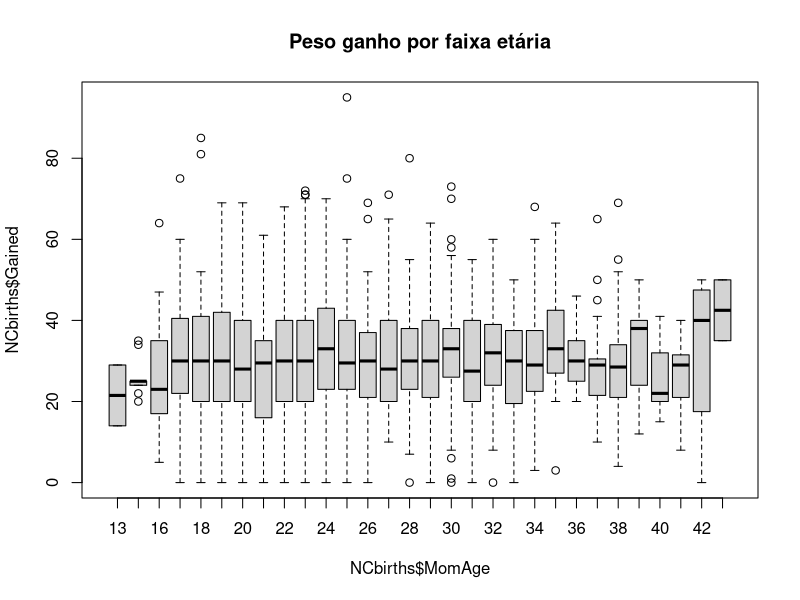
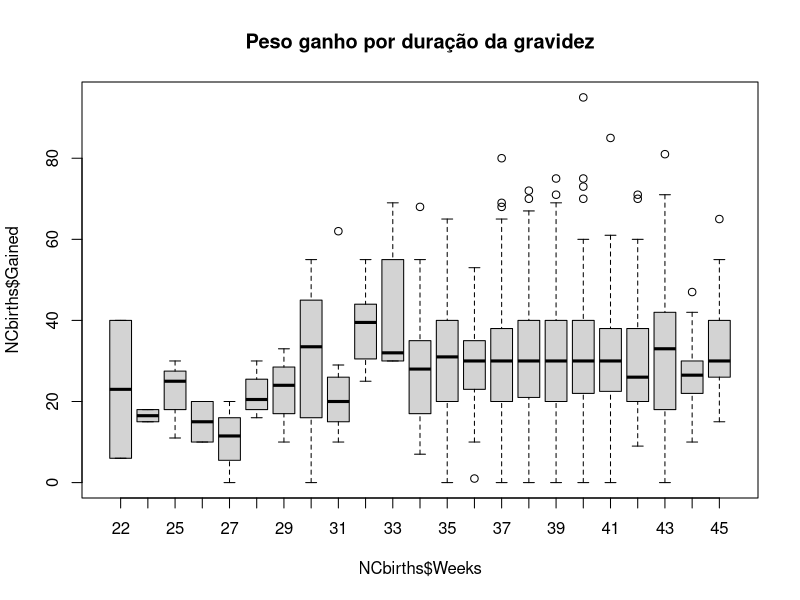
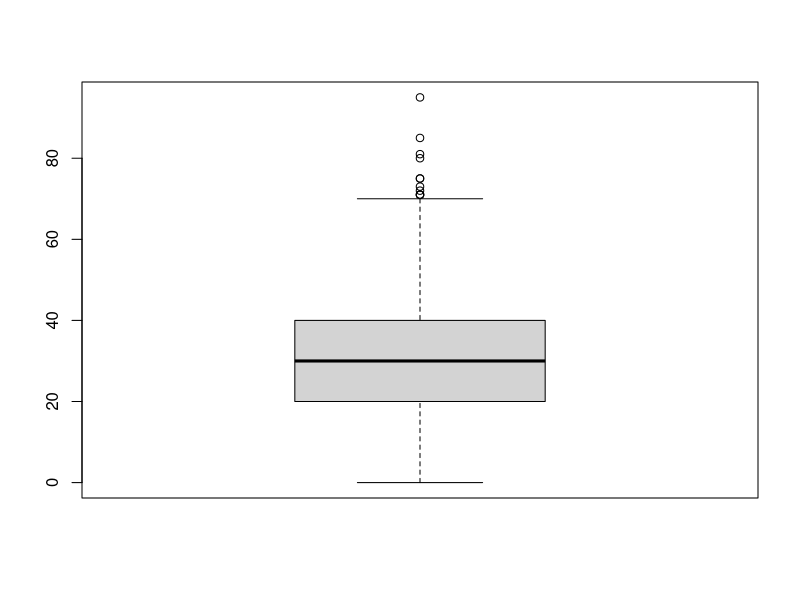
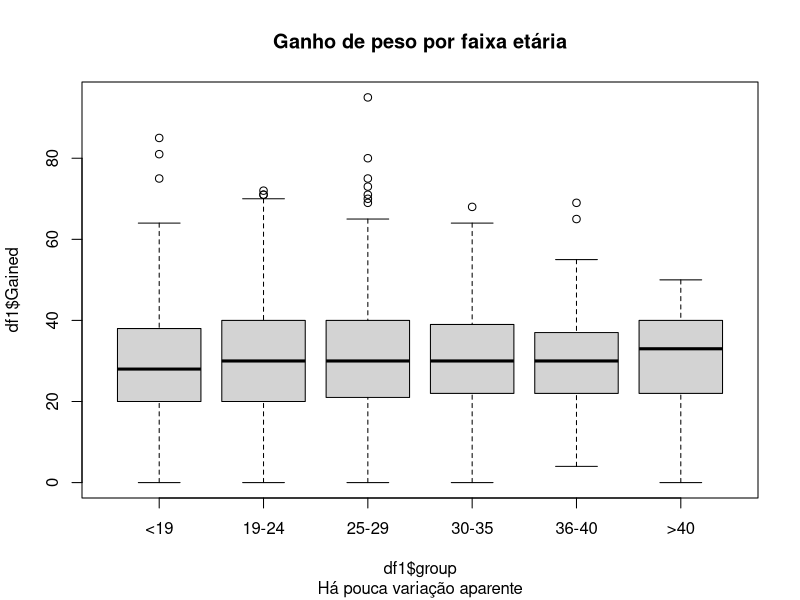
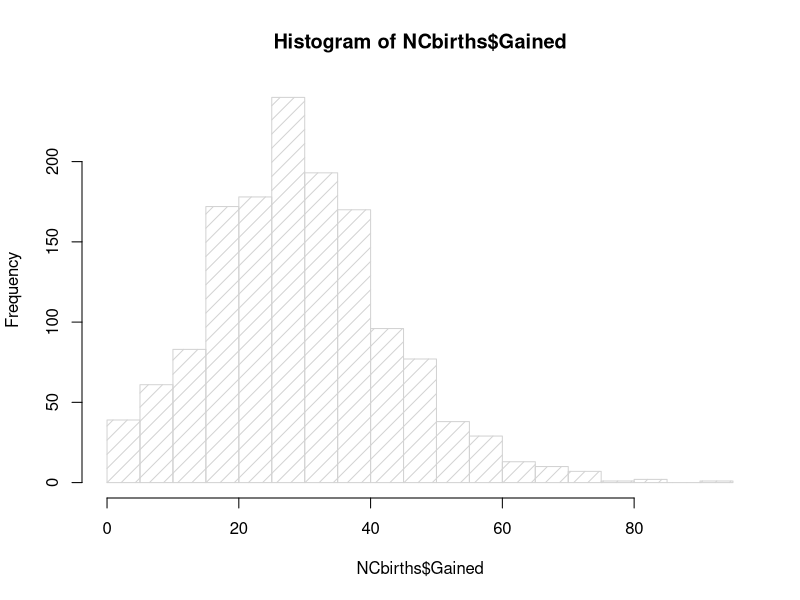
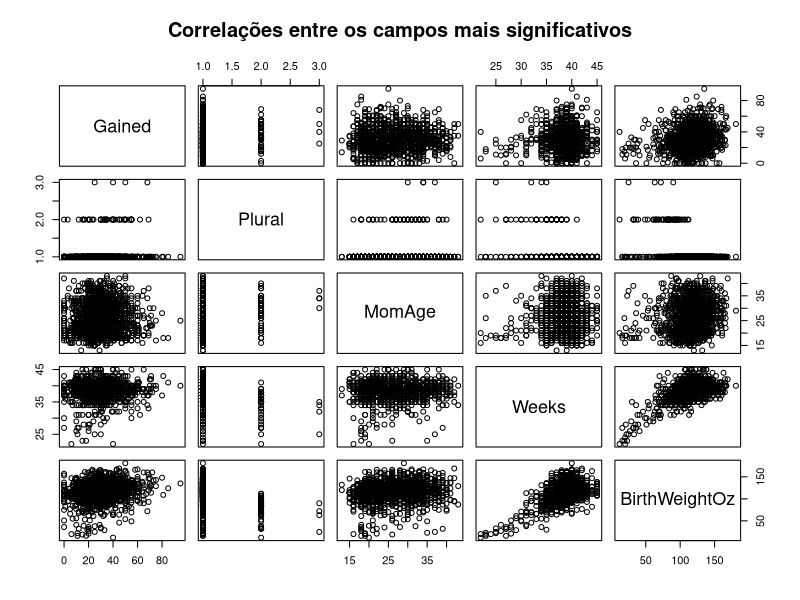
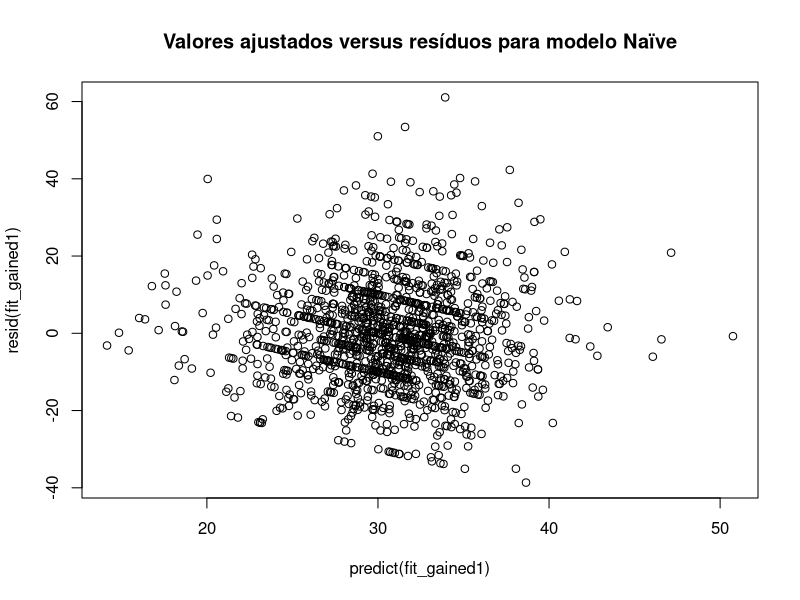
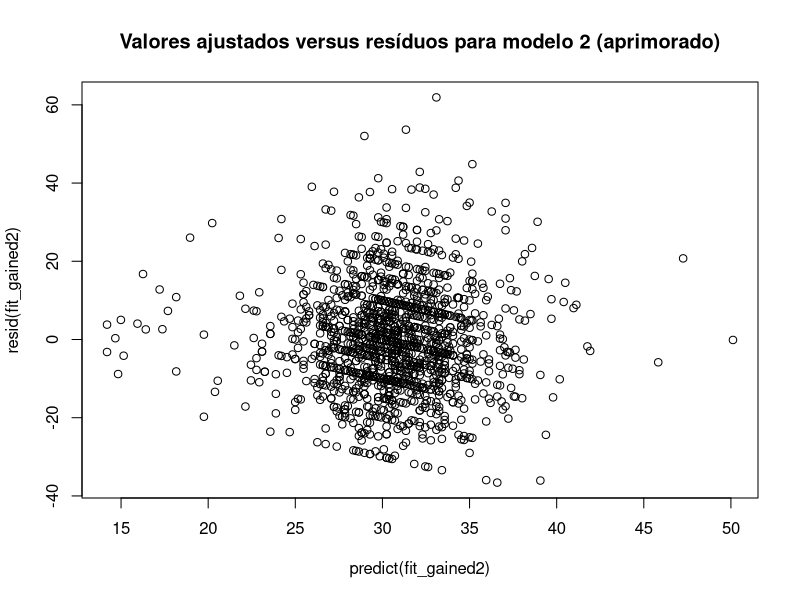

Here is the R script that generated these plots, in order:
## ---- chunk 1
knitr::opts_chunk$set(echo = TRUE)
## ---- chunk 2
# bloco de código - item a
library(readr)
# NCbirths <- read_csv("NCbirths.csv", col_types = cols(Marital = col_factor(levels = c("1", 
#     "2")), Plural = col_factor(levels = c("1", 
#     "2", "3")), Sex = col_factor(levels = c("1", 
#     "2")), Smoke = col_factor(levels = c("1", 
#     "2")), X1 = col_skip()))
# View(NCbirths)

NCbirths = read.csv("NCbirths.csv")
str(NCbirths)
summary(NCbirths)
## ---- chunk 3
boxplot(NCbirths$Gained ~ NCbirths$MomAge, main="Peso ganho por faixa etária")
boxplot(NCbirths$Gained ~ NCbirths$Weeks, main="Peso ganho por duração da gravidez")

# boxplot(NCbirths$Gained ~ NCbirths$MomRace + NCbirths$RaceMom, main='Peso ganho por "Raça"') # Pouco útil sem fatores

## ---- chunk 4
for (race in unique(NCbirths$MomRace)) { print(paste(race, nrow(NCbirths[NCbirths$MomRace == race,])))}


summary(NCbirths[NCbirths$MomRace=="hispanic", c("RaceMom", "HispMom")])
JapasSoQueNao = nrow(NCbirths[NCbirths$RaceMom==5,])  # "Japanese", só que não
print(paste("Registros marcados como mães japonesas: ", JapasSoQueNao))

print("Mães com RaceMom == 5")
summary(NCbirths[NCbirths$RaceMom==5, c("MomRace", "HispMom")])
## ---- chunk 5
# summary(NCbirths[NCbirths$Low == "Y", c("BirthWeightOz", "BirthWeightGm")])
# summary(NCbirths[NCbirths$Low == "N", c("BirthWeightOz", "BirthWeightGm")])

# summary(NCbirths[NCbirths$BirthWeightGm > 2500, c("Low", "BirthWeightOz", "BirthWeightGm")])
nrow(NCbirths[NCbirths$BirthWeightGm > 2500 & NCbirths$Low=='Y', c("Low", "BirthWeightOz", "BirthWeightGm")])  # Deve ser zero
nrow(NCbirths[NCbirths$BirthWeightGm <= 2500 & NCbirths$Low=='N', c("Low", "BirthWeightOz", "BirthWeightGm")])  # Deve ser zero

## ---- chunk 6
col.sums = colSums(is.na(NCbirths))
col.sums[col.sums>0]  # Verificação programática de quais colunas têm NAs

NCbirths<- cbind(NCbirths, somaNulos = rowSums(is.na(NCbirths)))
NCB_NAs = NCbirths[NCbirths$somaNulos > 0,]
NCBnoNAs = NCbirths[complete.cases(NCbirths),]

## ---- chunk 7
# Fatorizar o que der

NCB_noId = function(ncbvar) {
    ncbvar$X <- NULL
    ncbvar$ID <- NULL  
    return(ncbvar)
}


NCB_factorize = function(ncbvar) {
    ncbvar$Plural <- factor(ncbvar$Plural, levels=c(1,2,3), labels=c('Single', 'Twins', 'Triplets'))
    ncbvar$Sex <- factor(ncbvar$Sex, levels=c(1,2), labels=c("M", "F"))
    ncbvar$Marital <- factor(ncbvar$Marital, labels=c("Married", "Not Married"))
    ncbvar$RaceMom <- factor(ncbvar$RaceMom, levels=c(1,2,3,4,5,7,8),  # There's no Hawaiian in this base
                               labels=c(
                                 "White",
                                 "Black",
                                 "AmericanIndian",
                                 "Chinese",
                                 "Hispanic",  # Era "Japanese", mas foi reconsiderado
                                 # "Hawaiian",  # Não foram encontrados registros
                                 "Filipino",
                                 "OtherAsianOrPacific"
                               ))
    # TODO: Check race assignments more thoroughly

    ncbvar$Smoke <- factor(ncbvar$Smoke, labels = c('N', 'Y'))  # Cuidado com os NAs
    ncbvar$HispMom <- factor(ncbvar$HispMom)
    ncbvar$Premie <- factor(ncbvar$Premie, labels=c("N", "Y"))
    ncbvar$Low <- factor(ncbvar$Low, labels=c("N", "Y"))

    return(ncbvar)
}

NCbirths = NCB_noId(NCbirths)
NCbirths = NCB_factorize(NCbirths)

## ---- chunk 8

# boxplot(NCbirths$Gained ~ NCbirths$MomRace + NCbirths$RaceMom, main='Peso ganho por "Raça"') # Pouco útil sem fatores
## ---- chunk 9
# bloco de código - item b

summary(NCbirths$BirthWeightGm/NCbirths$BirthWeightOz)
if (mean(NCbirths$BirthWeightGm/NCbirths$BirthWeightOz)/max(NCbirths$BirthWeightGm/NCbirths$BirthWeightOz) != 1 ) {
  error("Há um erro de conversão entre Oz e g")
} else {
  if (max(NCbirths$BirthWeightGm/NCbirths$BirthWeightOz) == 28.35)  {
    print("Todas as conversões de unidade estão corretas")
  } else {
    print("Embora consistentes, as conversões não estão corretas")
  }
}


## ---- chunk 10
 boxplot(NCbirths$Gained)
df1 = transform(NCbirths, group=cut(MomAge, breaks = c(-Inf, 18, 24, 30, 35, 40, +Inf), labels = c('<19', '19-24', '25-29', '30-35', '36-40', '>40')))
boxplot(df1$Gained ~ df1$group, main="Ganho de peso por faixa etária", sub="Há pouca variação aparente")

hist(NCbirths$Gained, density = 10, breaks = 30)
sw_gained = shapiro.test(NCbirths$Gained)

gained_mean = mean(NCbirths$Gained, na.rm = T)

## ---- chunk 11
fit_gained1 = lm(Gained ~ ., data=NCbirths)
summary(fit_gained1)

## ---- chunk 12

# pairs(Gained ~ ., data=NCbirths)
pairs(Gained ~ Plural + MomAge + Weeks + BirthWeightOz, 
      data=NCbirths,
      main = "Correlações entre os campos mais significativos"
      )

# fit_gained1_noNAs = lm(Gained ~ ., data=NCbirths, na.action = na.omit) 
# summary(fit_gained1_noNAs)

# NCBnoNAs = NCbirths[]

## ---- chunk 13
fit_gained2 = lm(Gained ~ Plural + BirthWeightOz, data = NCbirths)
summary(fit_gained2)
## ---- chunk 14
# bloco de código - item c
plot(predict(fit_gained1), resid(fit_gained1),   # data=NCbirths,
     main="Valores ajustados versus resíduos para modelo Naïve")

plot(predict(fit_gained2), resid(fit_gained2),   # data=NCbirths,
     main="Valores ajustados versus resíduos para modelo 2 (aprimorado)")


## ---- chunk 15
# bloco de código - item d



## ---- chunk 16
# bloco de código - item e
